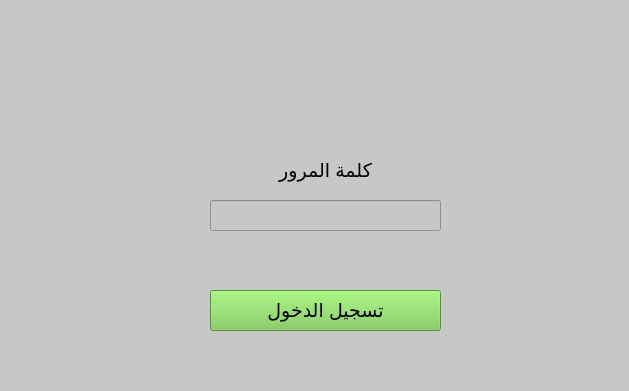
<?xml version="1.0" encoding="UTF-8"?>
<ui version="4.0">
 <class>Form</class>
 <widget class="QWidget" name="Form">
  <property name="geometry">
   <rect>
    <x>0</x>
    <y>0</y>
    <width>629</width>
    <height>391</height>
   </rect>
  </property>
  <property name="font">
   <font>
    <pointsize>12</pointsize>
   </font>
  </property>
  <property name="windowTitle">
   <string>Form</string>
  </property>
  <property name="styleSheet">
   <string notr="true">background-color:rgb(198, 200, 198)</string>
  </property>
  <widget class="QLabel" name="label">
   <property name="geometry">
    <rect>
     <x>220</x>
     <y>150</y>
     <width>211</width>
     <height>41</height>
    </rect>
   </property>
   <property name="text">
    <string>&lt;html&gt;&lt;head/&gt;&lt;body&gt;&lt;p align=&quot;center&quot;&gt;&lt;span style=&quot; font-size:14pt; color:#000000;&quot;&gt;كلمة المرور&lt;/span&gt;&lt;/p&gt;&lt;/body&gt;&lt;/html&gt;</string>
   </property>
  </widget>
  <widget class="QLineEdit" name="lineEdit">
   <property name="geometry">
    <rect>
     <x>210</x>
     <y>200</y>
     <width>231</width>
     <height>31</height>
    </rect>
   </property>
   <property name="font">
    <font>
     <pointsize>12</pointsize>
    </font>
   </property>
  </widget>
  <widget class="QLabel" name="label_2">
   <property name="geometry">
    <rect>
     <x>460</x>
     <y>10</y>
     <width>161</width>
     <height>91</height>
    </rect>
   </property>
   <property name="text">
    <string/>
   </property>
   <property name="pixmap">
    <pixmap>../../Downloads/logo-removebg-preview.png</pixmap>
   </property>
   <property name="scaledContents">
    <bool>true</bool>
   </property>
  </widget>
  <widget class="QLabel" name="label_3">
   <property name="geometry">
    <rect>
     <x>250</x>
     <y>70</y>
     <width>141</width>
     <height>71</height>
    </rect>
   </property>
   <property name="text">
    <string/>
   </property>
   <property name="pixmap">
    <pixmap>assests/person-.png</pixmap>
   </property>
   <property name="scaledContents">
    <bool>true</bool>
   </property>
  </widget>
  <widget class="QPushButton" name="pushButton">
   <property name="geometry">
    <rect>
     <x>210</x>
     <y>290</y>
     <width>231</width>
     <height>41</height>
    </rect>
   </property>
   <property name="font">
    <font>
     <pointsize>14</pointsize>
    </font>
   </property>
   <property name="styleSheet">
    <string notr="true">background-color:rgb(116, 200, 77)</string>
   </property>
   <property name="text">
    <string>تسجيل الدخول</string>
   </property>
  </widget>
 </widget>
 <resources/>
 <connections/>
</ui>
